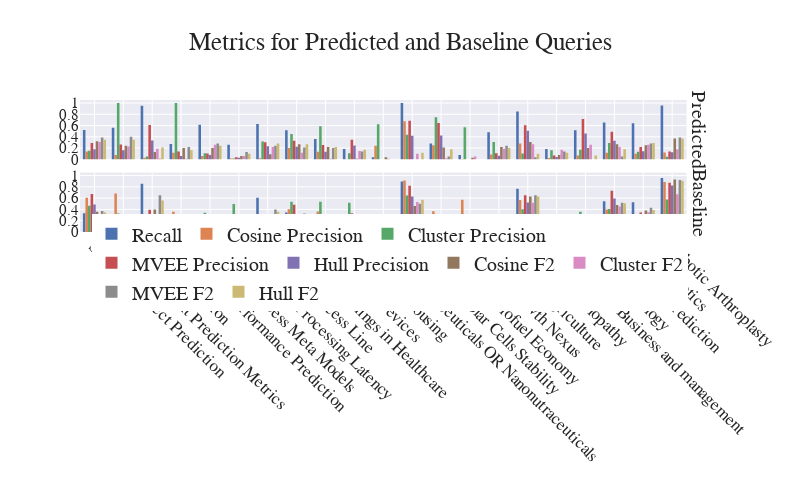

Here is the notebook cell this chart was saved with:
### Code cell
fig = px.histogram(plt_df, x="Topic", y=["Recall",
                                        "Cosine Precision", "Cluster Precision", "MVEE Precision", "Hull Precision",
                                        "Cosine F2","Cluster F2", "MVEE F2", "Hull F2"
                                                    ],
                    title="Metrics for Predicted and Baseline Queries", barmode="group",
                   facet_row="Index", facet_row_spacing=0.1)

fig.for_each_trace(lambda t: t.update(x=t.x[::-1], y=t.y[::-1]))
fig.for_each_annotation(lambda a: a.update(text=a.text.split("=")[-1], font_size=20))
fig.update_layout(yaxis1_dtick=0.2, yaxis2_dtick=0.2, yaxis2_title="",
                   **PLOT_CONFIGS)
fig.update_layout(yaxis1_tickfont_size=15, yaxis2_tickfont_size=15, xaxis_tickfont_size=17)
# fig.write_image("LitQEval-report/pics/all-metrics-1.pdf", width=1300, height=800)
fig.show()

### Figure 1 — Plotly figure (JSON) as saved in the notebook; plotly's stock layout.template omitted (floating-point values rounded to 4 significant figures)
{"data": [{"alignmentgroup": "True", "bingroup": "x", "histfunc": "sum", "hovertemplate": "variable=Recall<br>Index=Predicted<br>Topic=%{x}<br>sum of value=%{y}<extra></extra>", "legendgroup": "Recall", "marker": {"color": "rgb(76,114,176)", "pattern": {"shape": ""}}, "name": "Recall", "offsetgroup": "Recall", "orientation": "v", "showlegend": true, "type": "histogram", "x": ["Software Defect Prediction", "Software Fault Prediction Metrics", "Cloud Migration", "Multicore Performance Prediction", "Business Process Meta Models", "Data Stream Processing Latency", "Software Process Line", "Internet of Things in Healthcare", "AI on Edge Devices", "Green Warehousing", "Nanopharmaceuticals OR Nanonutraceuticals", "Perovskite Solar Cells Stability", "Sustainable Biofuel Economy", "Tourism Growth Nexus", "Drones in Agriculture", "Cervical Myelopathy", "Resilience in Business and management", "Synthetic Biology", "Crop Yield Prediction", "Soft Robotics", "Robotic Arthroplasty"], "xaxis": "x2", "y": [0.519, 0.562, 0.952, 0.273, 0.615, 0.261, 0.628, 0.517, 0.361, 0.184, 0.04, 1, 0.28, 0.08, 0.48, 0.851, 0.185, 0.517, 0.652, 0.639, 0.957], "yaxis": "y2"}, {"alignmentgroup": "True", "bingroup": "x", "histfunc": "sum", "hovertemplate": "variable=Recall<br>Index=Baseline<br>Topic=%{x}<br>sum of value=%{y}<extra></extra>", "legendgroup": "Recall", "marker": {"color": "rgb(76,114,176)", "pattern": {"shape": ""}}, "name": "Recall", "offsetgroup": "Recall", "orientation": "v", "showlegend": false, "type": "histogram", "x": ["Software Defect Prediction", "Software Fault Prediction Metrics", "Cloud Migration", "Multicore Performance Prediction", "Business Process Meta Models", "Data Stream Processing Latency", "Software Process Line", "Internet of Things in Healthcare", "AI on Edge Devices", "Green Warehousing", "Nanopharmaceuticals OR Nanonutraceuticals", "Perovskite Solar Cells Stability", "Sustainable Biofuel Economy", "Tourism Growth Nexus", "Drones in Agriculture", "Cervical Myelopathy", "Resilience in Business and management", "Synthetic Biology", "Crop Yield Prediction", "Soft Robotics", "Robotic Arthroplasty"], "xaxis": "x", "y": [0.333, 0.25, 0.857, 0, 0.308, 0.174, 0.605, 0.345, 0.111, 0.132, 0, 0.897, 0.02, 0.08, 0, 0.766, 0, 0.207, 0.543, 0.528, 0.957], "yaxis": "y"}, {"alignmentgroup": "True", "bingroup": "x", "histfunc": "sum", "hovertemplate": "variable=Cosine Precision<br>Index=Predicted<br>Topic=%{x}<br>sum of value=%{y}<extra></extra>", "legendgroup": "Cosine Precision", "marker": {"color": "rgb(221,132,82)", "pattern": {"shape": ""}}, "name": "Cosine Precision", "offsetgroup": "Cosine Precision", "orientation": "v", "showlegend": true, "type": "histogram", "x": ["Software Defect Prediction", "Software Fault Prediction Metrics", "Cloud Migration", "Multicore Performance Prediction", "Business Process Meta Models", "Data Stream Processing Latency", "Software Process Line", "Internet of Things in Healthcare", "AI on Edge Devices", "Green Warehousing", "Nanopharmaceuticals OR Nanonutraceuticals", "Perovskite Solar Cells Stability", "Sustainable Biofuel Economy", "Tourism Growth Nexus", "Drones in Agriculture", "Cervical Myelopathy", "Resilience in Business and management", "Synthetic Biology", "Crop Yield Prediction", "Soft Robotics", "Robotic Arthroplasty"], "xaxis": "x2", "y": [0.142, 0.078, 0.031, 0.118, 0.06, 0.015, 0.02, 0.2, 0.137, 0.003, 0.242, 0.675, 0.25, 0.009, 0.087, 0.283, 0.025, 0.069, 0.119, 0.1, 0.124], "yaxis": "y2"}, {"alignmentgroup": "True", "bingroup": "x", "histfunc": "sum", "hovertemplate": "variable=Cosine Precision<br>Index=Baseline<br>Topic=%{x}<br>sum of value=%{y}<extra></extra>", "legendgroup": "Cosine Precision", "marker": {"color": "rgb(221,132,82)", "pattern": {"shape": ""}}, "name": "Cosine Precision", "offsetgroup": "Cosine Precision", "orientation": "v", "showlegend": false, "type": "histogram", "x": ["Software Defect Prediction", "Software Fault Prediction Metrics", "Cloud Migration", "Multicore Performance Prediction", "Business Process Meta Models", "Data Stream Processing Latency", "Software Process Line", "Internet of Things in Healthcare", "AI on Edge Devices", "Green Warehousing", "Nanopharmaceuticals OR Nanonutraceuticals", "Perovskite Solar Cells Stability", "Sustainable Biofuel Economy", "Tourism Growth Nexus", "Drones in Agriculture", "Cervical Myelopathy", "Resilience in Business and management", "Synthetic Biology", "Crop Yield Prediction", "Soft Robotics", "Robotic Arthroplasty"], "xaxis": "x", "y": [0.609, 0.682, 0.134, 0.357, 0.261, 0.302, 0.022, 0.404, 0.364, 0.219, 0.239, 0.912, 0.367, 0.571, 0.263, 0.566, 0.056, 0.119, 0.4, 0.233, 0.885], "yaxis": "y"}, {"alignmentgroup": "True", "bingroup": "x", "histfunc": "sum", "hovertemplate": "variable=Cluster Precision<br>Index=Predicted<br>Topic=%{x}<br>sum of value=%{y}<extra></extra>", "legendgroup": "Cluster Precision", "marker": {"color": "rgb(85,168,104)", "pattern": {"shape": ""}}, "name": "Cluster Precision", "offsetgroup": "Cluster Precision", "orientation": "v", "showlegend": true, "type": "histogram", "x": ["Software Defect Prediction", "Software Fault Prediction Metrics", "Cloud Migration", "Multicore Performance Prediction", "Business Process Meta Models", "Data Stream Processing Latency", "Software Process Line", "Internet of Things in Healthcare", "AI on Edge Devices", "Green Warehousing", "Nanopharmaceuticals OR Nanonutraceuticals", "Perovskite Solar Cells Stability", "Sustainable Biofuel Economy", "Tourism Growth Nexus", "Drones in Agriculture", "Cervical Myelopathy", "Resilience in Business and management", "Synthetic Biology", "Crop Yield Prediction", "Soft Robotics", "Robotic Arthroplasty"], "xaxis": "x2", "y": [0.155, 1, 0.051, 1, 0.107, 0.014, 0.316, 0.448, 0.586, 0.108, 0.624, 0.436, 0.745, 0.569, 0.309, 0.105, 0.162, 0.172, 0.289, 0.135, 0.046], "yaxis": "y2"}, {"alignmentgroup": "True", "bingroup": "x", "histfunc": "sum", "hovertemplate": "variable=Cluster Precision<br>Index=Baseline<br>Topic=%{x}<br>sum of value=%{y}<extra></extra>", "legendgroup": "Cluster Precision", "marker": {"color": "rgb(85,168,104)", "pattern": {"shape": ""}}, "name": "Cluster Precision", "offsetgroup": "Cluster Precision", "orientation": "v", "showlegend": false, "type": "histogram", "x": ["Software Defect Prediction", "Software Fault Prediction Metrics", "Cloud Migration", "Multicore Performance Prediction", "Business Process Meta Models", "Data Stream Processing Latency", "Software Process Line", "Internet of Things in Healthcare", "AI on Edge Devices", "Green Warehousing", "Nanopharmaceuticals OR Nanonutraceuticals", "Perovskite Solar Cells Stability", "Sustainable Biofuel Economy", "Tourism Growth Nexus", "Drones in Agriculture", "Cervical Myelopathy", "Resilience in Business and management", "Synthetic Biology", "Crop Yield Prediction", "Soft Robotics", "Robotic Arthroplasty"], "xaxis": "x", "y": [0.466, 0.329, 0.036, 0, 0.34, 0.494, 0.077, 0.538, 0.536, 0.519, 0, 0.649, 0, 0.259, 0, 0.404, 0, 0.357, 0.407, 0.282, 0.574], "yaxis": "y"}, {"alignmentgroup": "True", "bingroup": "x", "histfunc": "sum", "hovertemplate": "variable=MVEE Precision<br>Index=Predicted<br>Topic=%{x}<br>sum of value=%{y}<extra></extra>", "legendgroup": "MVEE Precision", "marker": {"color": "rgb(196,78,82)", "pattern": {"shape": ""}}, "name": "MVEE Precision", "offsetgroup": "MVEE Precision", "orientation": "v", "showlegend": true, "type": "histogram", "x": ["Software Defect Prediction", "Software Fault Prediction Metrics", "Cloud Migration", "Multicore Performance Prediction", "Business Process Meta Models", "Data Stream Processing Latency", "Software Process Line", "Internet of Things in Healthcare", "AI on Edge Devices", "Green Warehousing", "Nanopharmaceuticals OR Nanonutraceuticals", "Perovskite Solar Cells Stability", "Sustainable Biofuel Economy", "Tourism Growth Nexus", "Drones in Agriculture", "Cervical Myelopathy", "Resilience in Business and management", "Synthetic Biology", "Crop Yield Prediction", "Soft Robotics", "Robotic Arthroplasty"], "xaxis": "x2", "y": [0.29, 0.262, 0.608, 0.141, 0.103, 0.04, 0.305, 0.332, 0.257, 0.348, 0, 0.687, 0.643, 0, 0.11, 0.607, 0.067, 0.716, 0.489, 0.221, 0.138], "yaxis": "y2"}, {"alignmentgroup": "True", "bingroup": "x", "histfunc": "sum", "hovertemplate": "variable=MVEE Precision<br>Index=Baseline<br>Topic=%{x}<br>sum of value=%{y}<extra></extra>", "legendgroup": "MVEE Precision", "marker": {"color": "rgb(196,78,82)", "pattern": {"shape": ""}}, "name": "MVEE Precision", "offsetgroup": "MVEE Precision", "orientation": "v", "showlegend": false, "type": "histogram", "x": ["Software Defect Prediction", "Software Fault Prediction Metrics", "Cloud Migration", "Multicore Performance Prediction", "Business Process Meta Models", "Data Stream Processing Latency", "Software Process Line", "Internet of Things in Healthcare", "AI on Edge Devices", "Green Warehousing", "Nanopharmaceuticals OR Nanonutraceuticals", "Perovskite Solar Cells Stability", "Sustainable Biofuel Economy", "Tourism Growth Nexus", "Drones in Agriculture", "Cervical Myelopathy", "Resilience in Business and management", "Synthetic Biology", "Crop Yield Prediction", "Soft Robotics", "Robotic Arthroplasty"], "xaxis": "x", "y": [0.675, 0.315, 0.393, 0, 0.272, 0.28, 0.193, 0.483, 0.102, 0.332, 0, 0.819, 0, 0, 0, 0.653, 0, 0.214, 0.731, 0.344, 0.872], "yaxis": "y"}, {"alignmentgroup": "True", "bingroup": "x", "histfunc": "sum", "hovertemplate": "variable=Hull Precision<br>Index=Predicted<br>Topic=%{x}<br>sum of value=%{y}<extra></extra>", "legendgroup": "Hull Precision", "marker": {"color": "rgb(129,114,179)", "pattern": {"shape": ""}}, "name": "Hull Precision", "offsetgroup": "Hull Precision", "orientation": "v", "showlegend": true, "type": "histogram", "x": ["Software Defect Prediction", "Software Fault Prediction Metrics", "Cloud Migration", "Multicore Performance Prediction", "Business Process Meta Models", "Data Stream Processing Latency", "Software Process Line", "Internet of Things in Healthcare", "AI on Edge Devices", "Green Warehousing", "Nanopharmaceuticals OR Nanonutraceuticals", "Perovskite Solar Cells Stability", "Sustainable Biofuel Economy", "Tourism Growth Nexus", "Drones in Agriculture", "Cervical Myelopathy", "Resilience in Business and management", "Synthetic Biology", "Crop Yield Prediction", "Soft Robotics", "Robotic Arthroplasty"], "xaxis": "x2", "y": [0.182, 0.16, 0.337, 0.061, 0.077, 0.029, 0.233, 0.226, 0.134, 0.248, 0, 0.421, 0.425, 0, 0.066, 0.506, 0.043, 0.458, 0.329, 0.146, 0.125], "yaxis": "y2"}, {"alignmentgroup": "True", "bingroup": "x", "histfunc": "sum", "hovertemplate": "variable=Hull Precision<br>Index=Baseline<br>Topic=%{x}<br>sum of value=%{y}<extra></extra>", "legendgroup": "Hull Precision", "marker": {"color": "rgb(129,114,179)", "pattern": {"shape": ""}}, "name": "Hull Precision", "offsetgroup": "Hull Precision", "orientation": "v", "showlegend": false, "type": "histogram", "x": ["Software Defect Prediction", "Software Fault Prediction Metrics", "Cloud Migration", "Multicore Performance Prediction", "Business Process Meta Models", "Data Stream Processing Latency", "Software Process Line", "Internet of Things in Healthcare", "AI on Edge Devices", "Green Warehousing", "Nanopharmaceuticals OR Nanonutraceuticals", "Perovskite Solar Cells Stability", "Sustainable Biofuel Economy", "Tourism Growth Nexus", "Drones in Agriculture", "Cervical Myelopathy", "Resilience in Business and management", "Synthetic Biology", "Crop Yield Prediction", "Soft Robotics", "Robotic Arthroplasty"], "xaxis": "x", "y": [0.486, 0.2, 0.252, 0, 0.164, 0.206, 0.152, 0.309, 0.038, 0.144, 0, 0.63, 0, 0, 0, 0.522, 0, 0.078, 0.595, 0.223, 0.823], "yaxis": "y"}, {"alignmentgroup": "True", "bingroup": "x", "histfunc": "sum", "hovertemplate": "variable=Cosine F2<br>Index=Predicted<br>Topic=%{x}<br>sum of value=%{y}<extra></extra>", "legendgroup": "Cosine F2", "marker": {"color": "rgb(147,120,96)", "pattern": {"shape": ""}}, "name": "Cosine F2", "offsetgroup": "Cosine F2", "orientation": "v", "showlegend": true, "type": "histogram", "x": ["Software Defect Prediction", "Software Fault Prediction Metrics", "Cloud Migration", "Multicore Performance Prediction", "Business Process Meta Models", "Data Stream Processing Latency", "Software Process Line", "Internet of Things in Healthcare", "AI on Edge Devices", "Green Warehousing", "Nanopharmaceuticals OR Nanonutraceuticals", "Perovskite Solar Cells Stability", "Sustainable Biofuel Economy", "Tourism Growth Nexus", "Drones in Agriculture", "Cervical Myelopathy", "Resilience in Business and management", "Synthetic Biology", "Crop Yield Prediction", "Soft Robotics", "Robotic Arthroplasty"], "xaxis": "x2", "y": [0.32, 0.24, 0.13, 0.2, 0.2, 0.06, 0.09, 0.27, 0.22, 0.01, 0.04, 0, 0.21, 0.03, 0.22, 0.31, 0.08, 0.2, 0.27, 0.25, 0.37], "yaxis": "y2"}, {"alignmentgroup": "True", "bingroup": "x", "histfunc": "sum", "hovertemplate": "variable=Cosine F2<br>Index=Baseline<br>Topic=%{x}<br>sum of value=%{y}<extra></extra>", "legendgroup": "Cosine F2", "marker": {"color": "rgb(147,120,96)", "pattern": {"shape": ""}}, "name": "Cosine F2", "offsetgroup": "Cosine F2", "orientation": "v", "showlegend": false, "type": "histogram", "x": ["Software Defect Prediction", "Software Fault Prediction Metrics", "Cloud Migration", "Multicore Performance Prediction", "Business Process Meta Models", "Data Stream Processing Latency", "Software Process Line", "Internet of Things in Healthcare", "AI on Edge Devices", "Green Warehousing", "Nanopharmaceuticals OR Nanonutraceuticals", "Perovskite Solar Cells Stability", "Sustainable Biofuel Economy", "Tourism Growth Nexus", "Drones in Agriculture", "Cervical Myelopathy", "Resilience in Business and management", "Synthetic Biology", "Crop Yield Prediction", "Soft Robotics", "Robotic Arthroplasty"], "xaxis": "x", "y": [0.36, 0.29, 0.4, 0, 0.3, 0.19, 0.1, 0.32, 0.13, 0.14, 0, 0.46, 0.02, 0.1, 0, 0.63, 0, 0.17, 0.48, 0.38, 0.93], "yaxis": "y"}, {"alignmentgroup": "True", "bingroup": "x", "histfunc": "sum", "hovertemplate": "variable=Cluster F2<br>Index=Predicted<br>Topic=%{x}<br>sum of value=%{y}<extra></extra>", "legendgroup": "Cluster F2", "marker": {"color": "rgb(218,139,195)", "pattern": {"shape": ""}}, "name": "Cluster F2", "offsetgroup": "Cluster F2", "orientation": "v", "showlegend": true, "type": "histogram", "x": ["Software Defect Prediction", "Software Fault Prediction Metrics", "Cloud Migration", "Multicore Performance Prediction", "Business Process Meta Models", "Data Stream Processing Latency", "Software Process Line", "Internet of Things in Healthcare", "AI on Edge Devices", "Green Warehousing", "Nanopharmaceuticals OR Nanonutraceuticals", "Perovskite Solar Cells Stability", "Sustainable Biofuel Economy", "Tourism Growth Nexus", "Drones in Agriculture", "Cervical Myelopathy", "Resilience in Business and management", "Synthetic Biology", "Crop Yield Prediction", "Soft Robotics", "Robotic Arthroplasty"], "xaxis": "x2", "y": [0.31, 0.23, 0.19, 0.01, 0.26, 0.06, 0.22, 0.12, 0.01, 0.15, 0.01, 0.1, 0.02, 0.05, 0.19, 0.27, 0.17, 0.26, 0.22, 0.26, 0.18], "yaxis": "y2"}, {"alignmentgroup": "True", "bingroup": "x", "histfunc": "sum", "hovertemplate": "variable=Cluster F2<br>Index=Baseline<br>Topic=%{x}<br>sum of value=%{y}<extra></extra>", "legendgroup": "Cluster F2", "marker": {"color": "rgb(218,139,195)", "pattern": {"shape": ""}}, "name": "Cluster F2", "offsetgroup": "Cluster F2", "orientation": "v", "showlegend": false, "type": "histogram", "x": ["Software Defect Prediction", "Software Fault Prediction Metrics", "Cloud Migration", "Multicore Performance Prediction", "Business Process Meta Models", "Data Stream Processing Latency", "Software Process Line", "Internet of Things in Healthcare", "AI on Edge Devices", "Green Warehousing", "Nanopharmaceuticals OR Nanonutraceuticals", "Perovskite Solar Cells Stability", "Sustainable Biofuel Economy", "Tourism Growth Nexus", "Drones in Agriculture", "Cervical Myelopathy", "Resilience in Business and management", "Synthetic Biology", "Crop Yield Prediction", "Soft Robotics", "Robotic Arthroplasty"], "xaxis": "x", "y": [0.28, 0.21, 0.15, 0, 0.31, 0.21, 0.24, 0.28, 0.1, 0.18, 0, 0.53, 0, 0.09, 0, 0.52, 0, 0.18, 0.45, 0.35, 0.67], "yaxis": "y"}, {"alignmentgroup": "True", "bingroup": "x", "histfunc": "sum", "hovertemplate": "variable=MVEE F2<br>Index=Predicted<br>Topic=%{x}<br>sum of value=%{y}<extra></extra>", "legendgroup": "MVEE F2", "marker": {"color": "rgb(140,140,140)", "pattern": {"shape": ""}}, "name": "MVEE F2", "offsetgroup": "MVEE F2", "orientation": "v", "showlegend": true, "type": "histogram", "x": ["Software Defect Prediction", "Software Fault Prediction Metrics", "Cloud Migration", "Multicore Performance Prediction", "Business Process Meta Models", "Data Stream Processing Latency", "Software Process Line", "Internet of Things in Healthcare", "AI on Edge Devices", "Green Warehousing", "Nanopharmaceuticals OR Nanonutraceuticals", "Perovskite Solar Cells Stability", "Sustainable Biofuel Economy", "Tourism Growth Nexus", "Drones in Agriculture", "Cervical Myelopathy", "Resilience in Business and management", "Synthetic Biology", "Crop Yield Prediction", "Soft Robotics", "Robotic Arthroplasty"], "xaxis": "x2", "y": [0.39, 0.4, 0.01, 0.22, 0.28, 0.13, 0.24, 0.21, 0.2, 0.14, 0, 0, 0.05, 0, 0.24, 0.04, 0.14, 0, 0.05, 0.28, 0.39], "yaxis": "y2"}, {"alignmentgroup": "True", "bingroup": "x", "histfunc": "sum", "hovertemplate": "variable=MVEE F2<br>Index=Baseline<br>Topic=%{x}<br>sum of value=%{y}<extra></extra>", "legendgroup": "MVEE F2", "marker": {"color": "rgb(140,140,140)", "pattern": {"shape": ""}}, "name": "MVEE F2", "offsetgroup": "MVEE F2", "orientation": "v", "showlegend": false, "type": "histogram", "x": ["Software Defect Prediction", "Software Fault Prediction Metrics", "Cloud Migration", "Multicore Performance Prediction", "Business Process Meta Models", "Data Stream Processing Latency", "Software Process Line", "Internet of Things in Healthcare", "AI on Edge Devices", "Green Warehousing", "Nanopharmaceuticals OR Nanonutraceuticals", "Perovskite Solar Cells Stability", "Sustainable Biofuel Economy", "Tourism Growth Nexus", "Drones in Agriculture", "Cervical Myelopathy", "Resilience in Business and management", "Synthetic Biology", "Crop Yield Prediction", "Soft Robotics", "Robotic Arthroplasty"], "xaxis": "x", "y": [0.37, 0.26, 0.65, 0, 0.3, 0.2, 0.4, 0.33, 0.11, 0.18, 0, 0.5, 0, 0, 0, 0.65, 0, 0.19, 0.52, 0.43, 0.92], "yaxis": "y"}, {"alignmentgroup": "True", "bingroup": "x", "histfunc": "sum", "hovertemplate": "variable=Hull F2<br>Index=Predicted<br>Topic=%{x}<br>sum of value=%{y}<extra></extra>", "legendgroup": "Hull F2", "marker": {"color": "rgb(204,185,116)", "pattern": {"shape": ""}}, "name": "Hull F2", "offsetgroup": "Hull F2", "orientation": "v", "showlegend": true, "type": "histogram", "x": ["Software Defect Prediction", "Software Fault Prediction Metrics", "Cloud Migration", "Multicore Performance Prediction", "Business Process Meta Models", "Data Stream Processing Latency", "Software Process Line", "Internet of Things in Healthcare", "AI on Edge Devices", "Green Warehousing", "Nanopharmaceuticals OR Nanonutraceuticals", "Perovskite Solar Cells Stability", "Sustainable Biofuel Economy", "Tourism Growth Nexus", "Drones in Agriculture", "Cervical Myelopathy", "Resilience in Business and management", "Synthetic Biology", "Crop Yield Prediction", "Soft Robotics", "Robotic Arthroplasty"], "xaxis": "x2", "y": [0.35, 0.35, 0.21, 0.16, 0.24, 0.1, 0.28, 0.27, 0.22, 0.17, 0, 0.12, 0.18, 0, 0.2, 0.1, 0.12, 0.07, 0.18, 0.29, 0.37], "yaxis": "y2"}, {"alignmentgroup": "True", "bingroup": "x", "histfunc": "sum", "hovertemplate": "variable=Hull F2<br>Index=Baseline<br>Topic=%{x}<br>sum of value=%{y}<extra></extra>", "legendgroup": "Hull F2", "marker": {"color": "rgb(204,185,116)", "pattern": {"shape": ""}}, "name": "Hull F2", "offsetgroup": "Hull F2", "orientation": "v", "showlegend": false, "type": "histogram", "x": ["Software Defect Prediction", "Software Fault Prediction Metrics", "Cloud Migration", "Multicore Performance Prediction", "Business Process Meta Models", "Data Stream Processing Latency", "Software Process Line", "Internet of Things in Healthcare", "AI on Edge Devices", "Green Warehousing", "Nanopharmaceuticals OR Nanonutraceuticals", "Perovskite Solar Cells Stability", "Sustainable Biofuel Economy", "Tourism Growth Nexus", "Drones in Agriculture", "Cervical Myelopathy", "Resilience in Business and management", "Synthetic Biology", "Crop Yield Prediction", "Soft Robotics", "Robotic Arthroplasty"], "xaxis": "x", "y": [0.35, 0.24, 0.56, 0, 0.26, 0.19, 0.36, 0.31, 0.08, 0.15, 0, 0.57, 0, 0, 0, 0.63, 0, 0.15, 0.51, 0.39, 0.91], "yaxis": "y"}], "layout": {"annotations": [{"font": {"size": 20}, "showarrow": false, "text": "Baseline", "textangle": 90, "x": 0.98, "xanchor": "left", "xref": "paper", "y": 0.225, "yanchor": "middle", "yref": "paper"}, {"font": {"size": 20}, "showarrow": false, "text": "Predicted", "textangle": 90, "x": 0.98, "xanchor": "left", "xref": "paper", "y": 0.775, "yanchor": "middle", "yref": "paper"}], "barmode": "group", "font": {"family": "Modern Computer"}, "height": 500, "legend": {"font": {"size": 20}, "orientation": "h", "title": {"text": ""}, "tracegroupgap": 0, "x": 0.5, "xanchor": "center", "y": -0.6, "yanchor": "bottom"}, "showlegend": true, "title": {"font": {"family": "Modern Computer", "size": 25}, "text": "Metrics for Predicted and Baseline Queries", "x": 0.5}, "width": 800, "xaxis": {"anchor": "y", "domain": [0, 0.98], "tickangle": 45, "tickfont": {"size": 17}, "title": {"font": {"size": 12}, "text": ""}}, "xaxis2": {"anchor": "y2", "domain": [0, 0.98], "matches": "x", "showticklabels": false}, "yaxis": {"anchor": "x", "domain": [0, 0.45], "dtick": 0.2, "tickfont": {"size": 15}, "title": {"font": {"size": 12}, "text": ""}}, "yaxis2": {"anchor": "x2", "domain": [0.55, 1], "dtick": 0.2, "matches": "y", "tickfont": {"size": 15}, "title": {"text": ""}}}}
